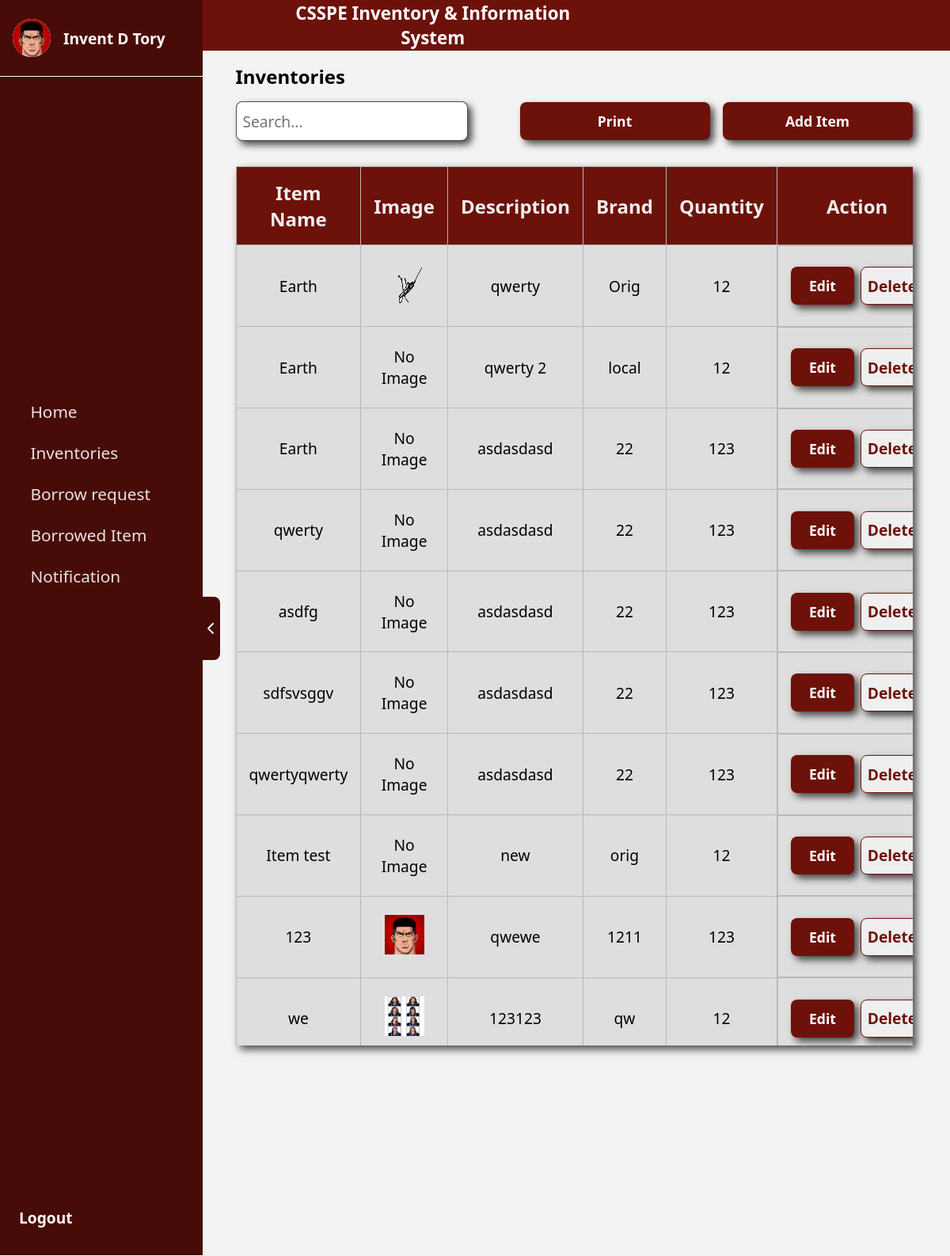
Screenshot of /inventoryAdmin/inventory.php (signed in) with the database file from the repository.
### tables this page shows
CREATE TABLE `users` (
  `id` int(11) NOT NULL,
  `first_name` varchar(100) NOT NULL,
  `last_name` varchar(100) NOT NULL,
  `middle_name` varchar(100) DEFAULT NULL,
  `email` varchar(255) NOT NULL,
  `address` text NOT NULL,
  `contact_no` varchar(15) NOT NULL,
  `rank` enum('Instructor','Assistant Professor','Associate Professor','Professor') NOT NULL,
  `password` varchar(255) NOT NULL,
  `created_at` timestamp NOT NULL DEFAULT current_timestamp(),
  `role` varchar(50) NOT NULL DEFAULT 'Instructor',
  `image` varchar(255) DEFAULT NULL,
  `department` varchar(255) NOT NULL
);

CREATE TABLE `items` (
  `id` int(11) NOT NULL,
  `name` varchar(255) NOT NULL,
  `description` varchar(255) NOT NULL,
  `brand` varchar(255) NOT NULL,
  `type` enum('origin','brand') NOT NULL DEFAULT 'origin',
  `quantity` varchar(255) NOT NULL,
  `created_at` datetime NOT NULL DEFAULT current_timestamp(),
  `updated_at` datetime NOT NULL,
  `users_id` int(11) NOT NULL,
  `image` varchar(255) DEFAULT NULL
);

### inventoryAdmin/inventory.php (the view, shortened to what this page needs)
<?php
require_once '../conn/conn.php';
$inventoryAdminId = $_SESSION['user_id'];
$query = "SELECT first_name, middle_name, last_name, image FROM users WHERE id = ?";
$stmt = $conn->prepare($query);
$stmt->bind_param("i", $inventoryAdminId);
$stmt->execute();
$result = $stmt->get_result();
if ($result->num_rows > 0) {
    $row = $result->fetch_assoc();
    $fullName = trim($row['first_name'] . ' ' . $row['middle_name'] . ' ' . $row['last_name']);
    $image = $row['image'];
} else {
    $fullName = "User Not Found";
}
$itemQuery = "SELECT id, name, description, brand, quantity, image FROM items WHERE users_id = ?";
$itemStmt = $conn->prepare($itemQuery);
$itemStmt->bind_param("i", $inventoryAdminId);
$itemStmt->execute();
$itemResult = $itemStmt->get_result();
?>
<!DOCTYPE html>
<html lang="en">
<head>
    <link rel="stylesheet" href="/dionSe/assets/css/inventory.css">
    <link rel="stylesheet" href="/dionSe/assets/css/sidebar.css">
</head>
<body>
    <div class="body">
        <div class="sidebar">
            <div class="sidebarContent">
                <div class="arrowContainer" style="margin-left: 80rem;" id="toggleButton">
                    <div class="subArrowContainer">
                        <img class="hideIcon" src="/dionSe/assets/img/arrow.png" alt="">
                    </div>
                </div>
            </div>
            <div class="userContainer">
                <div class="subUserContainer">
                    <div class="userPictureContainer">
                        <div class="subUserPictureContainer">
                            <img class="subUserPictureContainer"
                                src="../assets/img/<?= !empty($image) ? htmlspecialchars($image) : '/dionSe/assets/img/CSSPE.png' ?>"
                                alt="">
                        </div>
                    </div>
                    <div class="userPictureContainer1">
                        <p><?php echo $fullName; ?></p>
                    </div>
                </div>
                <div class="navContainer">
                    <div class="subNavContainer">
                        <a href="../inventoryAdmin/homePage/announcement.php">
                            <div class="buttonContainer1">
                                <div class="nameOfIconContainer">
                                    <p>Home</p>
                                </div>
                            </div>
                        </a>
                        <a href="../inventoryAdmin/inventory.php">
                            <div class="buttonContainer1">
                                <div class="nameOfIconContainer">
                                    <p>Inventories</p>
                                </div>
                            </div>
                        </a>
                        <a href="../inventoryAdmin/borrowing.php">
                            <div class="buttonContainer1">
                                <div class="nameOfIconContainer">
                                    <p>Borrow request</p>
                                </div>
                            </div>
                        </a>
                        <a href="../inventoryAdmin/borrowItem.php">
                            <div class="buttonContainer1">
                                <div class="nameOfIconContainer">
                                    <p>Borrowed Item</p>
                                </div>
                            </div>
                        </a>
                        <a href="../inventoryAdmin/notification.php">
                            <div class="buttonContainer1">
                                <div class="nameOfIconContainer">
                                    <p>Notification</p>
                                </div>
                            </div>
                        </a>
                    </div>
                </div>
                <div class="subUserContainer">
                    <a href="../logout.php">
                        <div style="margin-left: 1.5rem;" class="userPictureContainer1">
                            <p>Logout</p>
                        </div>
                    </a>
                </div>
            </div>
        </div>
        <div class="mainContainer" style="margin-left: 250px;">
            <div class="container">
                <div class="headerContainer">
                    <div class="subHeaderContainer">
                        <div class="logoContainer">
                        </div>
                        <div class="collegeNameContainer">
                            <p>CSSPE Inventory & Information System</p>
                        </div>
                    </div>
                </div>
                <div class="textContainer">
                    <p class="text">Inventories</p>
                </div>
                <div class="searchContainer">
                    <input id="searchBar" class="searchBar" type="text" placeholder="Search...">
                    <div class="printButton" style="gap: 1rem; display: flex; width: 90%;">
                        <button class="addButton size" onclick="printTable()">Print</button>
                        <button onclick="addProgram()" class="addButton size">Add Item</button>
                    </div>
                </div>
                <div class="tableContainer">
                    <table>
                        <thead>
                            <tr>
                                <th>Item Name</th>
                                <th>Image</th>
                                <th>Description</th>
                                <th>Brand</th>
                                <th>Quantity</th>
                                <th>Action</th>
                            </tr>
                        </thead>
                        <tbody id="tableBody">
                            <?php while ($item = $itemResult->fetch_assoc()): ?>
                                <tr>
                                    <td><?php echo htmlspecialchars($item['name']); ?></td>
                                    <td>
                                        <?php if (!empty($item['image'])): ?>
                                            <img class="image"
                                                src="../assets/uploads/<?php echo htmlspecialchars($item['image']); ?>"
                                                alt="Item Image" style="width: 50px; height: 50px;">
                                        <?php else: ?>
                                            <span>No Image</span>
                                        <?php endif; ?>
                                    </td>
                                    <td><?php echo htmlspecialchars($item['description']); ?></td>
                                    <td><?php echo htmlspecialchars($item['brand']); ?></td>
                                    <td><?php echo htmlspecialchars($item['quantity']); ?></td>
                                    <td class="button">
                                        <button onclick="editItem(this)" class="addButton" style="width: 5rem;"
                                            data-id="<?php echo $item['id']; ?>"
                                            data-name="<?php echo htmlspecialchars($item['name']); ?>"
                                            data-description="<?php echo htmlspecialchars($item['description']); ?>"
                                            data-brand="<?php echo htmlspecialchars($item['brand']); ?>"
                                            data-quantity="<?php echo htmlspecialchars($item['quantity']); ?>"
                                            data-image="../assets/uploads/<?php echo htmlspecialchars($item['image']); ?>">Edit</button>
                                        <button onclick="deleteItem(<?php echo $item['id']; ?>)" class="addButton1"
                                            style="width: 5rem;">Delete</button>
                                    </td>
                                </tr>
                            <?php endwhile; ?>
                        </tbody>
                    </table>
                </div>
            </div>
        </div>
    </div>
    <link rel="stylesheet" href="https://cdn.jsdelivr.net/npm/sweetalert2@11/dist/sweetalert2.min.css">
</body>
</html>

### assets/css/inventory.css (style rules this page uses)
* { padding: 0; margin: 0; font-family: system-ui, -apple-system, BlinkMacSystemFont, 'Segoe UI', Roboto, Oxygen, Ubuntu, Cantarell, 'Open Sans', 'Helvetica Neue', sans-serif; }
.body, .popup { background-color: rgb(243, 243, 243); display: grid; grid-template-columns: 1fr; height: 100vh; }
.mainContainer { background-color: rgb(243, 243, 243); }
.headerContainer { height: 4rem; background-color: rgb(109, 18, 10); display: flex; gap: 0.5rem; flex-direction: row; }
.subHeaderContainer { height: 100%; width: 4rem; margin-left: 1rem; display: flex; align-items: center; justify-content: center; }
.collegeNameContainer { height: 100%; display: flex; align-items: center; justify-content: center; font-size: 2rem; color: white; display: none; }
.container { height: 100%; display: flex; align-items: center; flex-direction: column; width: 100%; }
.textContainer { height: 4rem; display: flex; align-items: center; justify-content: center; font-size: min(2rem, 1.5rem); font-weight: bold; width: 100%; }
.searchContainer { display: flex; align-items: center; justify-content: center; gap: 1rem; flex-direction: column; width: 100%; }
.searchBar { height: 3rem; width: 90%; border-radius: 0.5rem; box-shadow: 5px 5px 10px rgba(0, 0, 0, 0.699); font-size: 1.2rem; border: solid rgba(0, 0, 0, 0.699) 1px; padding-left: 0.5rem; }
.addButton { width: 92%; height: 3rem; border: none; border-radius: 0.5rem; background-color: rgb(109, 18, 10); color: white; font-size: min(1.2rem, 1.1rem); font-weight: bold; cursor: pointer; transition: all 0.15s; box-shadow: 5px 5px 10px rgba(0, 0, 0, 0.699); }
.addButton1 { width: 92%; height: 3rem; border: solid rgb(109, 18, 10) 1px; border-radius: 0.5rem; color: rgb(109, 18, 10); font-size: 1.2rem; font-weight: bold; cursor: pointer; transition: all 0.15s; box-shadow: 5px 5px 10px rgba(0, 0, 0, 0.699); }
.tableContainer { margin-top: 2rem; width: 90%; overflow: auto; background-color: rgb(223, 222, 222); box-shadow: 5px 5px 10px rgba(0, 0, 0, 0.699); overflow: auto; }
.button { display: flex; flex-direction: column; gap: 0.5rem; }
.collegeNameContainer { height: 100%; display: flex; align-items: center; justify-content: center; font-size: 2rem; color: white; display: none; width: 30rem; }
.logoContainer { height: 100%; width: 4rem; display: flex; justify-content: center; align-items: center; }
.headerContainer { height: 4rem; width: 100%; }
.subHeaderContainer { display: flex; justify-content: center; align-items: center; flex-direction: row; gap: 0.5rem; }
.image { height: 4rem; }
@media only screen and (min-width: 601px) { .subHeaderContainer { width: 31rem; } }
@media only screen and (min-width: 601px) { .collegeNameContainer { display: flex; font-size: 1.4rem; font-weight: bold; } }
@media only screen and (min-width: 601px) { table { border-collapse: collapse; text-align: center; width: 100%; } }
@media only screen and (min-width: 601px) { th { background-color: rgb(109, 18, 10); color: rgb(239,239,239); font-size: 1.5rem; } }
@media only screen and (min-width: 601px) { td { font-size: 1.2rem; } }
@media only screen and (min-width: 601px) { th, td { border: solid #b8b8b8 0.1px; height: 2rem; padding: 1rem; justify-content: center; align-items: center; } }
@media only screen and (min-width: 601px) { .button { flex-direction: row; height: 4.3rem; padding: 1rem; } }
@media only screen and (min-width: 601px) { .searchContainer { flex-direction: row; justify-content: space-between; width: 90%; } }
@media only screen and (min-width: 601px) { .searchBar { width: 25rem; } }
@media only screen and (min-width: 601px) { .size { width: 15rem; } }
@media only screen and (min-width: 601px) { .tableContainer { height: 70%; } }
@media only screen and (min-width: 601px) { .textContainer { justify-content: left; } }
@media only screen and (min-width: 601px) { .text { margin-left: 5%; } }
@media only screen and (min-width: 601px) { .printButton { display: flex; justify-content: right; } }

### rows the page displays
users: image (picture), fullName "Invent D Tory"
items: name "Earth", image (picture), description "qwerty", brand "Orig", quantity "12"
items: name "Earth", shows "No Image", description "qwerty 2", brand "local", quantity "12"
items: name "Earth", shows "No Image", description "asdasdasd", brand "22", quantity "123"
items: name "qwerty", shows "No Image", description "asdasdasd", brand "22", quantity "123"
items: name "asdfg", shows "No Image", description "asdasdasd", brand "22", quantity "123", $item['id'] 5 (drawn)
items: name "sdfsvsggv", shows "No Image", description "asdasdasd", brand "22", quantity "123"
items: name "qwertyqwerty", shows "No Image", description "asdasdasd", brand "22", quantity "123"
items: name "Item test", shows "No Image", description "new", brand "orig", quantity "12"
items: name "123", image (picture), description "qwewe", brand "1211", quantity "123"
items: name "we", image (picture), description "123123", brand "qw", quantity "12"
